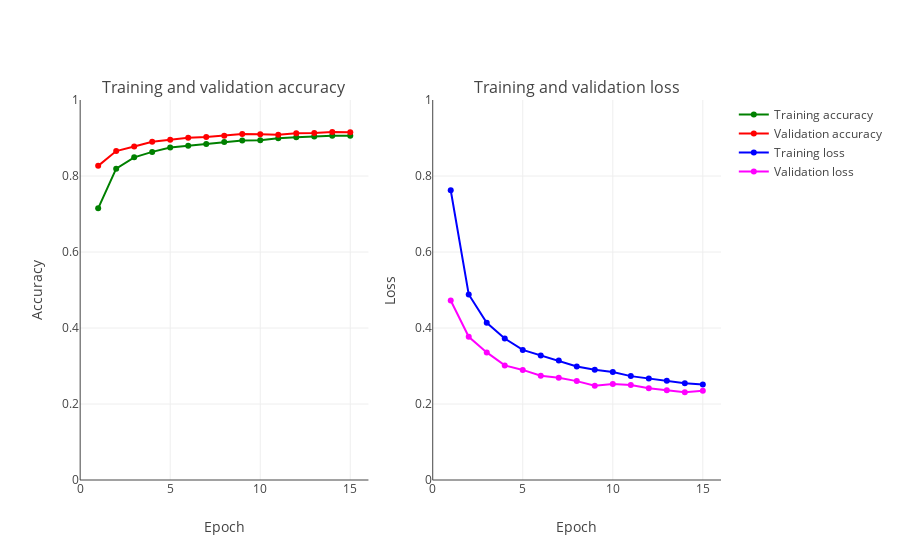

The cell this chart's notebook holds for it:
### Markdown cell above
## <a id="57">Prediction accuracy with the new model</a>

Let's re-evaluate the prediction accuracy with the new model.

### Code cell
plot_accuracy_and_loss(train_model)

### Figure 1 — Plotly figure (JSON) as saved in the notebook; plotly's stock layout.template omitted (floating-point values rounded to 4 significant figures)
{"data": [{"marker": {"color": "Green"}, "mode": "markers+lines", "name": "Training accuracy", "text": ["1", "2", "3", "4", "5", "6", "7", "8", "9", "10", "11", "12", "13", "14", "15"], "type": "scatter", "uid": "9d7a5d24-b44c-451c-8d8a-d4942aac157a", "x": [1, 2, 3, 4, 5, 6, 7, 8, 9, 10, 11, 12, 13, 14, 15], "xaxis": "x", "y": [0.7149, 0.8193, 0.8491, 0.8634, 0.8751, 0.8797, 0.8842, 0.8897, 0.8935, 0.894, 0.8993, 0.9017, 0.9039, 0.9056, 0.9058], "yaxis": "y"}, {"marker": {"color": "Red"}, "mode": "markers+lines", "name": "Validation accuracy", "text": ["1", "2", "3", "4", "5", "6", "7", "8", "9", "10", "11", "12", "13", "14", "15"], "type": "scatter", "uid": "1de3b509-fe77-443c-a935-4b4635744637", "x": [1, 2, 3, 4, 5, 6, 7, 8, 9, 10, 11, 12, 13, 14, 15], "xaxis": "x", "y": [0.8267, 0.8657, 0.8776, 0.89, 0.8954, 0.9003, 0.9025, 0.9057, 0.9106, 0.9099, 0.9082, 0.9125, 0.913, 0.9158, 0.915], "yaxis": "y"}, {"marker": {"color": "Blue"}, "mode": "markers+lines", "name": "Training loss", "text": ["1", "2", "3", "4", "5", "6", "7", "8", "9", "10", "11", "12", "13", "14", "15"], "type": "scatter", "uid": "f0adf5d1-256a-4d7c-8616-72905eb6047a", "x": [1, 2, 3, 4, 5, 6, 7, 8, 9, 10, 11, 12, 13, 14, 15], "xaxis": "x2", "y": [0.7624, 0.4882, 0.4136, 0.3723, 0.3423, 0.3274, 0.3144, 0.2986, 0.2902, 0.284, 0.2734, 0.267, 0.261, 0.2546, 0.2514], "yaxis": "y2"}, {"marker": {"color": "Magenta"}, "mode": "markers+lines", "name": "Validation loss", "text": ["1", "2", "3", "4", "5", "6", "7", "8", "9", "10", "11", "12", "13", "14", "15"], "type": "scatter", "uid": "e452b528-c36f-4d10-bbbe-b510fb1a4ba3", "x": [1, 2, 3, 4, 5, 6, 7, 8, 9, 10, 11, 12, 13, 14, 15], "xaxis": "x2", "y": [0.4723, 0.377, 0.3358, 0.3016, 0.2897, 0.2742, 0.2689, 0.2602, 0.2481, 0.2529, 0.2502, 0.2412, 0.2364, 0.2308, 0.2346], "yaxis": "y2"}], "layout": {"annotations": [{"font": {"size": 16}, "showarrow": false, "text": "Training and validation accuracy", "x": 0.225, "xanchor": "center", "xref": "paper", "y": 1, "yanchor": "bottom", "yref": "paper"}, {"font": {"size": 16}, "showarrow": false, "text": "Training and validation loss", "x": 0.775, "xanchor": "center", "xref": "paper", "y": 1, "yanchor": "bottom", "yref": "paper"}], "xaxis": {"anchor": "y", "domain": [0, 0.45], "title": {"text": "Epoch"}}, "xaxis2": {"anchor": "y2", "domain": [0.55, 1], "title": {"text": "Epoch"}}, "yaxis": {"anchor": "x", "domain": [0, 1], "range": [0, 1], "title": {"text": "Accuracy"}}, "yaxis2": {"anchor": "x2", "domain": [0, 1], "range": [0, 1], "title": {"text": "Loss"}}}}
